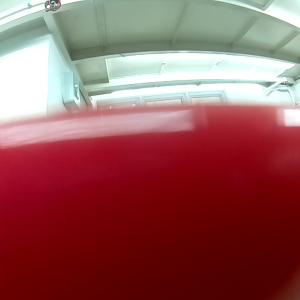
#> input picture basic/resource/image_finish_line.jpg, 300 x 300 px
$ jupyter execute --allow-errors '07. Detecting Red Line.ipynb'
#> lines starting #> are read from the running program, lines starting #| are printed output that depends on the picture; after the words box and inside, x2 and y2 are one past the last pixel; in counts of white or black regions, pixels touching at a corner belong together; long printed decimals are rounded
# Detecting red line

Expected duration: 60 mins

[cell 1]
import time
import numpy as np
import cv2
import matplotlib.pyplot as plt

## Red Color

### Create a red color block

[cell 2]
# Define the dimensions of each color strip
height = 10
width = 10

# Create an empty image of the required size with 3 layers for RGB
image = np.zeros((height , width, 3), dtype=np.uint8)
image[:,:] = (255,0,0)

# Display the image using matplotlib
plt.figure(figsize=(3, 3))
plt.imshow(image)
plt.show()
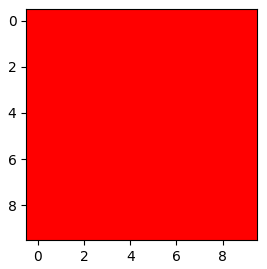
#> figure drawn by matplotlib, 1 panel

### Exercise 1: Change to other possible red color

[cell 3]
# Define the dimensions of each color strip
height = 10
width = 10

# Create an empty image of the required size with 3 layers for RGB
image = np.zeros((height , width, 3), dtype=np.uint8)
image[:,:] = (255,0,0)

# Display the image using matplotlib
plt.figure(figsize=(3, 3))
plt.imshow(image)
plt.show()

### Exercise 2: Create a red gradient strip

Modify the code below to display a red gradient strip
Hints: Use for-loop

[cell 4]
# Define the dimensions
height = 90
width = 255

# Create an empty image of the required size with 3 layers for RGB
image = np.zeros((height , width, 3), dtype=np.uint8)

# Write your code here
for x in range(height):
    for y in range(width):
        image[x][y] = (0,0,0)

# Display the image using matplotlib
plt.figure(figsize=(3, 3))
plt.imshow(image)
plt.show()

#### Answer

[cell 5]
# Define the dimensions
height = 90
width = 255

# Create an empty image of the required size with 3 layers for RGB
image = np.zeros((height , width, 3), dtype=np.uint8)

# Write your code here
for x in range(height):
    for y in range(width):
        image[x][y] = (0,0,0)

# Display the image using matplotlib
plt.figure(figsize=(3, 3))
plt.imshow(image)
plt.show()

### Exercise 3: Create a vertical gradient strip

[cell 6]
# Define the dimensions
height = 255
width = 255

# Create an empty image of the required size with 3 layers for RGB
image = np.zeros((height , width, 3), dtype=np.uint8)

# Write your code here
for x in range(height):
    for y in range(width):
        image[x][y] = (0,0,0)

# Display the image using matplotlib
plt.figure(figsize=(3, 3))
plt.imshow(image)
plt.show()

#### Answer

[cell 7]
# Define the dimensions
height = 255
width = 255

# Create an empty image of the required size with 3 layers for RGB
image = np.zeros((height , width, 3), dtype=np.uint8)

# Write your code here
for x in range(height):
    for y in range(width):
        image[x][y] = (x,0,0)

# Display the image using matplotlib
plt.figure(figsize=(3, 3))
plt.imshow(image)
plt.show()
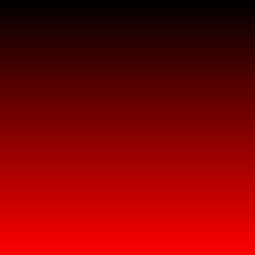
#> shown: shape (255, 255, 3); mean R, G, B 127, 0, 0

## Converting Color Space

### From RGB to HSV

Let's create a pure red image

[cell 8]
image = np.zeros((height , width, 3), dtype=np.uint8)

image[:,:] = (255,0,0)
plt.figure(figsize=(3, 3))
plt.imshow(image)
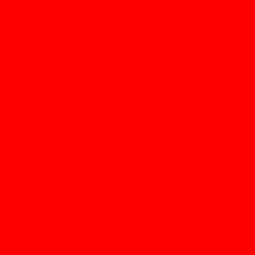
#> shown: shape (255, 255, 3); mean R, G, B 255, 0, 0

We use `cv2.cvtColor(image, cv2.COLOR_RGB2HSV)` to convert an image to HSV color space

[cell 9]
image_hsv = cv2.cvtColor(image, cv2.COLOR_RGB2HSV)
#> image_hsv: shape (255, 255, 3); mean H, S, V 0, 255, 255

[cell 10]
# Let's check the value of the converted image
image_hsv[0][0]
#> Out = [0, 255, 255]

If we use `plt.imshow` to show the image, we will see a different color because `imshow` by default assume the image in RGB colorspace.

[cell 11]
plt.imshow(image_hsv)

### From HSV to RGB

We can simply use `cvtColor` to convert the color space again.

See the full list of conversion here: https://docs.opencv.org/3.4/d8/d01/group__imgproc__color__conversions.html

[cell 12]
image_rgb = cv2.cvtColor(image_hsv, cv2.COLOR_HSV2RGB)
plt.imshow(image_rgb)

## Detect red pixels in an image

Given an image, it is hard to pick the red color using RGB colorspace. Instead, we use HSV to do so.

Consider the vertical gradient we have done before, how do you detect the red color?

[cell 13]
# Define the dimensions
height = 255
width = 255

# Create an empty image of the required size with 3 layers for RGB
image = np.zeros((height , width, 3), dtype=np.uint8)

# Write your code here
for x in range(height):
    for y in range(width):
        image[x][y] = (x,0,0)

# Display the image using matplotlib
plt.figure(figsize=(3, 3))
plt.imshow(image)
plt.show()

### Create the HSV version

[cell 14]
image_hsv = cv2.cvtColor(image, cv2.COLOR_RGB2HSV)
#> image_hsv: shape (255, 255, 3); mean H, S, V 0, 254, 127
plt.imshow(image_hsv)

### Mask Hue 0-10 (Mild Red to Warm Red)

[cell 15]
lower_red = np.array([0,100,100])
upper_red = np.array([10,255,255])
mask0 = cv2.inRange(image_hsv, lower_red, upper_red)
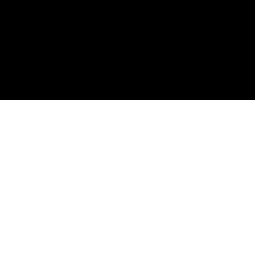
#> mask0: shape (255, 255); 60.8% white; 1 black region, box (x1, y1, x2, y2) and area: (0, 0, 255, 100) 25500
plt.matshow(mask0, cmap = 'gray')

### Mask Hue 170-180 (Cool Red to Mild Red)

[cell 16]
lower_red = np.array([170,100,100])
upper_red = np.array([180,255,255])
mask1 = cv2.inRange(image_hsv, lower_red, upper_red)
#> mask1: shape (255, 255); every value is 0
plt.matshow(mask1, cmap = 'gray')

### Combining the mask

[cell 17]
 # join my masks
mask = mask0+mask1
plt.matshow(mask, cmap = 'gray')

## Use a real image to test

### Read the image

[cell 18]
image = cv2.imread("./resource/image_finish_line.jpg")
#> image is the input picture: shape (300, 300, 3); mean B, G, R 87.9, 87.3, 147.7
image = cv2.cvtColor(image, cv2.COLOR_BGR2RGB)
plt.imshow(image)

### Exercise: Convert the image to HSV

Refer to the code sample in earlier section, complete the following program

#> (a cell that did not finish here is left out)

#### Answer

[cell 20]
image_hsv = cv2.cvtColor(image, cv2.COLOR_RGB2HSV)
#> image_hsv: shape (300, 300, 3); mean H, S, V 90.4, 153.5, 154.6
plt.imshow(image_hsv)

### Exercise: Create a mask for Hue 0 - 10

Complete the code here, name the mask `mask0`

[cell 21]
# mask0 =
# plt.matshow(mask0, cmap = 'gray')

#### Answer

[cell 22]
lower_red = np.array([0,100,100])
upper_red = np.array([10,255,255])
mask0 = cv2.inRange(image_hsv, lower_red, upper_red)
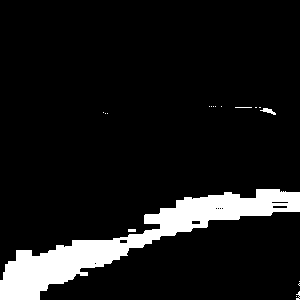
#> mask0: shape (300, 300); 9.5% white; 18 white regions (15 under 20 px), largest, box (x1, y1, x2, y2) and area: (0, 189, 300, 300) 8455, (260, 108, 276, 115) 52, (128, 229, 136, 232) 24
plt.matshow(mask0, cmap = 'gray')

### Exercise: Create a mask for Hue 170-180

Complete the code here, name the mask `mask1`

[cell 23]
# mask1 =
# plt.matshow(mask1, cmap = 'gray')

#### Answer

[cell 24]
lower_red = np.array([170,100,100])
upper_red = np.array([180,255,255])
mask1 = cv2.inRange(image_hsv, lower_red, upper_red)
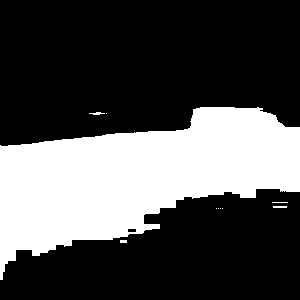
#> mask1: shape (300, 300); 31.2% white; 10 white regions (6 under 20 px), largest, box (x1, y1, x2, y2) and area: (0, 107, 300, 280) 27964, (89, 112, 105, 115) 28, (273, 206, 287, 208) 28, (120, 240, 127, 243) 21
plt.matshow(mask1, cmap = 'gray')

### Exercise: Combine the mask

[cell 25]
 # join my masks
mask = mask0+mask1
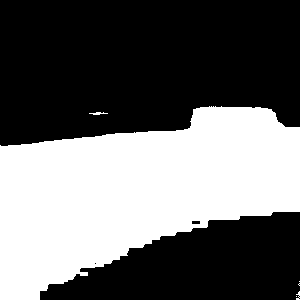
#> mask: shape (300, 300); 40.7% white; 6 white regions (4 under 20 px), largest, box (x1, y1, x2, y2) and area: (0, 106, 300, 300) 36590, (89, 112, 108, 115) 32

plt.matshow(mask, cmap = 'gray')

### Compare the mask

[cell 26]
fig, axs = plt.subplots(1, 3, figsize=(15, 5))

axs[0].imshow(mask0)
axs[1].imshow(mask1)
axs[2].imshow(mask)

# Adjust layout to avoid overlap
plt.tight_layout()
plt.show()

## Count the percentage of red pixel

### How many pixels do we have?

[cell 27]
image.shape
#> Out = (300, 300, 3)

### Exercise: Assign height and width variable

[cell 28]
# Write your code here
# To assign a variable with value, here is an example
# apple = 3

#### Answer

[cell 29]
height, width, _ = image.shape
#> height = 300; width = 300

### Exercise: Calculate the total number of pixel

[cell 30]
# Assign the total number of pixel to a variable called `total_pixel`

# total_pixel =

#### Answer

[cell 31]
total_pixel = height * width
#> total_pixel = 90000

### The number of red pixel

The number of red_pixel could be easily calculated by a function provided by numpy called `count_nonzero()`

[cell 32]
red_pixel = np.count_nonzero(mask)
#> red_pixel = 36646
print(red_pixel)
#| 36646

### Exercise: Calculate the percentage of red pixel

[cell 33]
# red_percentage =

#### Answer

[cell 34]
red_percentage = red_pixel / total_pixel
#> red_percentage = 0.407

print(red_percentage)
#| 0.4072

## Putting everything together

### Exercise: Function to detect red line and return a mask

Write a function to process an image and return a combined mask (10 minutes)

#### Input:
image - An numpy image in RGB colorspace

#### Output:
A numpy array with the same size with the input image containing 0 - 255

[cell 35]
def calculate_mask(image):
    # Write your code below

    # 1. Convert the image to HSV colorspace

    # 2. Calculate the 0-10 hue mask

    # 3. Calculate the 170-180 hue mask

    # 4. Combine the mask
    combined_mask = None

    # 5. Return the value
    return combined_mask

[cell 36]
# Test your function
mask = calculate_mask(image)
plt.close('all')
plt.figure(figsize=(3, 3))

#> (the rest of this cell did not finish here and is left out)

#### Answer

[cell 37]
# [17 lines left out: function calculate_mask, not called in this run]

### Exercise

Write a function to return the percentage of red pixel

[cell 38]
def calculate_red_pixel_percentage(image, mask):
    # Write your code below
    # Calculate the total pixel

    # Count the number of red pixel

    # Calculate the percentage
    # red_percentage =

    # Return the value
    return red_percentage

[cell 39]
# Test your function

red_percentage = calculate_red_pixel_percentage(image, mask)

print(red_percentage)
#| 0.4072

#### Answer

[cell 40]
# [13 lines left out: function calculate_red_pixel_percentage, not called in this run]

### Exercise

Write a function to process an image and return `True` if there is a red line

If the red pixel percentage is larger than the threshold, return `True`. Otherwise, return `False`

Duration: (10 minutes)

#### Input
image - An numpy image in RGB colorspace
threshold - A value from 0 to 1 as a threshold to determine whether we consider a red line is detected

#### Output
True / False

[cell 41]
def detect_red_line(image, threshold = 0.2):
    # Write your code below
    # 1. Calculate the mask

    # 2. Calculate the red pixel percentage

    # 3. Determine if we should return True or Falase

    return True

[cell 42]
print(detect_red_line(image))
#| True

[cell 43]
# Set a threshold of 80%
print(detect_red_line(image, 0.8))
#| True

$ run again, with basic/resource/playing_image_red_gradient.png saved as basic/resource/image_finish_line.jpg
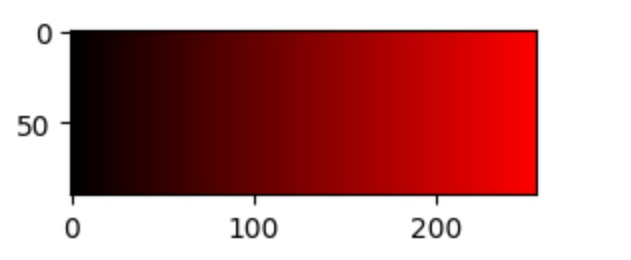
#> input picture basic/resource/playing_image_red_gradient.png, 631 x 260 px
#> `image_hsv[0][0]`: Out = [0, 255, 255]
#> image is the input picture: shape (260, 631, 3); mean B, G, R 132.2, 132.2, 190.1
#> `mask0 = cv2.inRange(image_hsv, lower_red, upper_red)`:
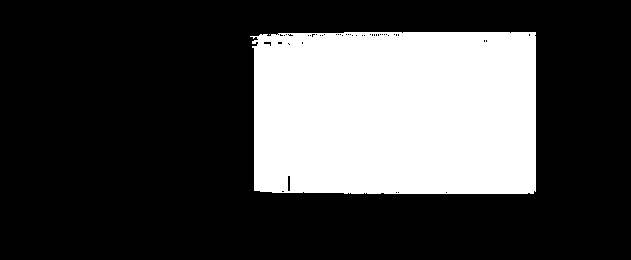
#> mask0: shape (260, 631); 27.6% white; 2 white regions (1 under 20 px), largest, box (x1, y1, x2, y2) and area: (250, 32, 536, 194) 45292
#> `mask = mask0+mask1`:
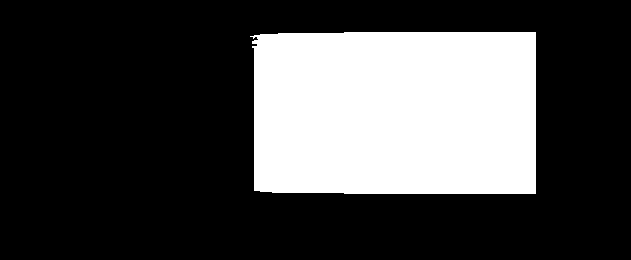
#> mask: shape (260, 631); 27.7% white; 1 white region, box (x1, y1, x2, y2) and area: (250, 32, 536, 194) 45451
#> red_pixel = 45451
#| 45451
#> red_percentage = 0.277
#| 0.277
#| 0.277
#| True
#| True
